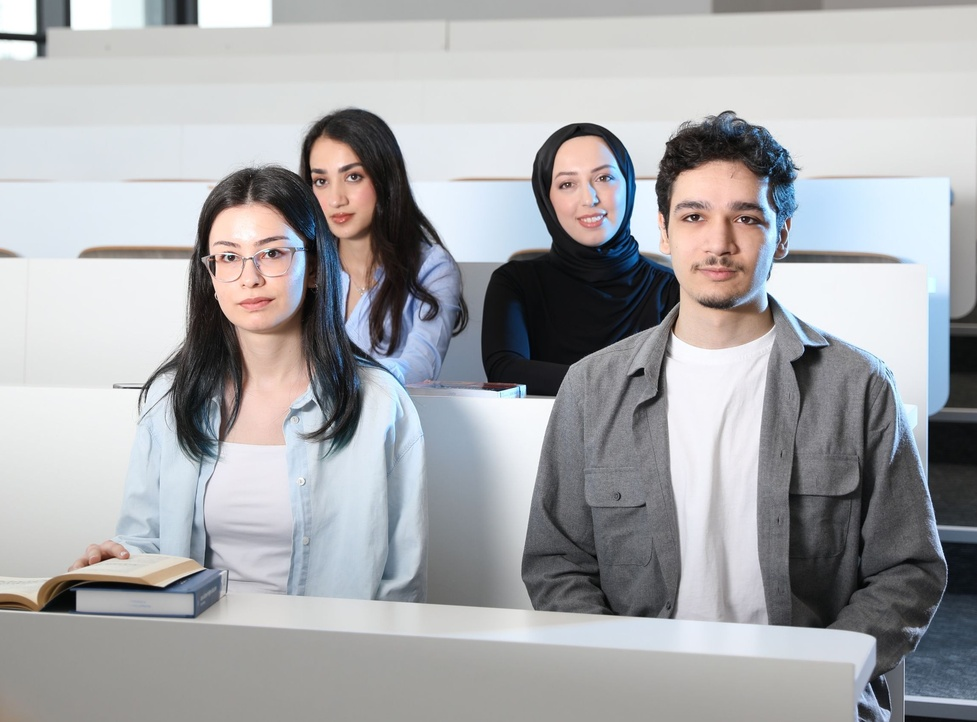
#> input picture haar_cascade/test.jpg, 977 x 722 px, shrunk from 2283 x 1688 before the run
$ python haar_detection.py
#> lines starting #> are read from the running program, lines starting #| are printed output that depends on the picture; after the words box and inside, x2 and y2 are one past the last pixel; in counts of white or black regions, pixels touching at a corner belong together
import cv2

# 1. Charger le classificateur Haar Cascade
face_cascade = cv2.CascadeClassifier(
    cv2.data.haarcascades + 'haarcascade_frontalface_default.xml'
)

# 2. Charger l'image et la convertir en niveaux de gris
img = cv2.imread('test.jpg')
#> img is the input picture: shape (722, 977, 3); mean B, G, R 170.6, 168.1, 167.4
gray = cv2.cvtColor(img, cv2.COLOR_BGR2GRAY)
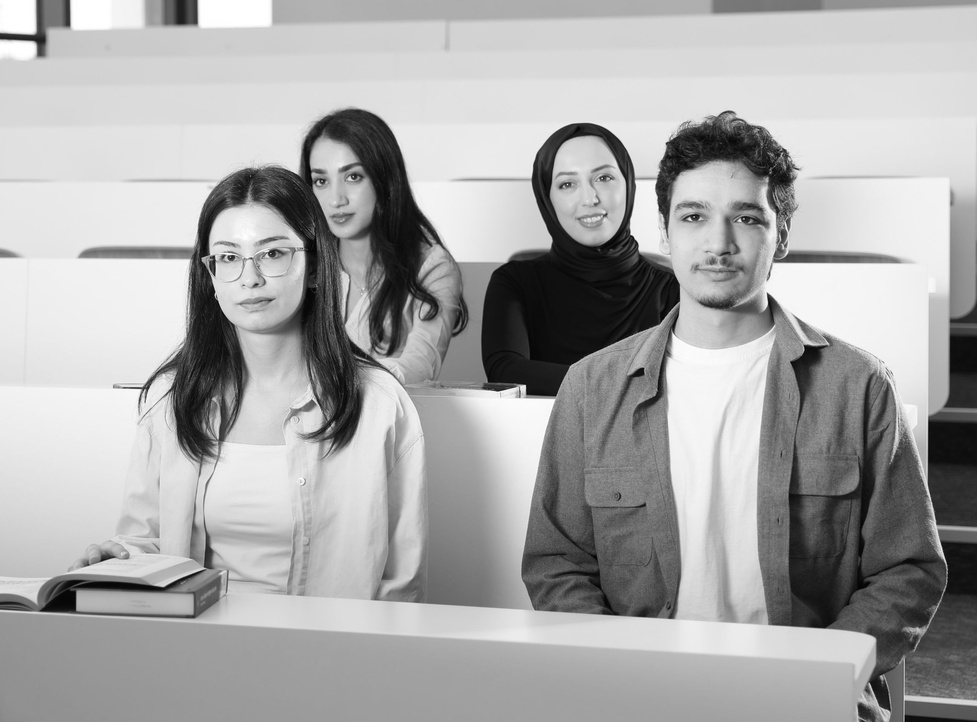
#> gray: shape (722, 977); min 1, max 255, mean 168.2

# 3. Détecter les visages
faces = face_cascade.detectMultiScale(
    gray,
    scaleFactor=1.1,
    minNeighbors=5,
    minSize=(30, 30)
)
#> faces = [[314, 218, 58, 58], [297, 148, 83, 83], [539, 144, 95, 95], [653, 165, 135, 135], [192, 208, 124, 124]]

# 4. Vérifier la présence et encadrer les visages
if len(faces) > 0:
    print(f'Presence détectée : {len(faces)} visage(s)')
#| Presence détectée : 5 visage(s)
    for (x, y, w, h) in faces:
        cv2.rectangle(img, (x, y), (x+w, y+h), (0, 255, 0), 2)
        cv2.putText(img, 'Present', (x, y - 10),
                    cv2.FONT_HERSHEY_SIMPLEX, 0.8, (0, 255, 0), 2)
#> this loop made 5 passes
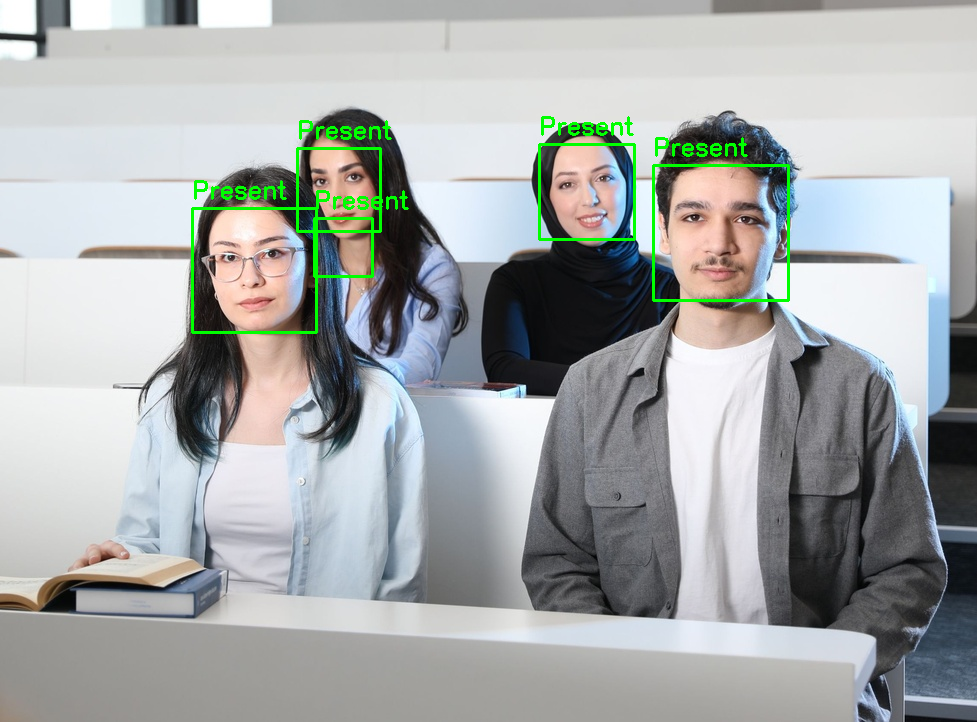
#> img: shape (722, 977, 3); 1.31% of pixels changed, all inside (x1, y1, x2, y2) = (191, 116, 790, 334)
else:
    print('Aucune présence détectée')
    cv2.putText(img, 'Absent', (20, 40),
                cv2.FONT_HERSHEY_SIMPLEX, 1, (0, 0, 255), 2)

# 5. Afficher et sauvegarder le résultat

cv2.imshow('Detection de presence', img)
cv2.imwrite('resultat.jpg', img)
cv2.waitKey(0)
cv2.destroyAllWindows()
